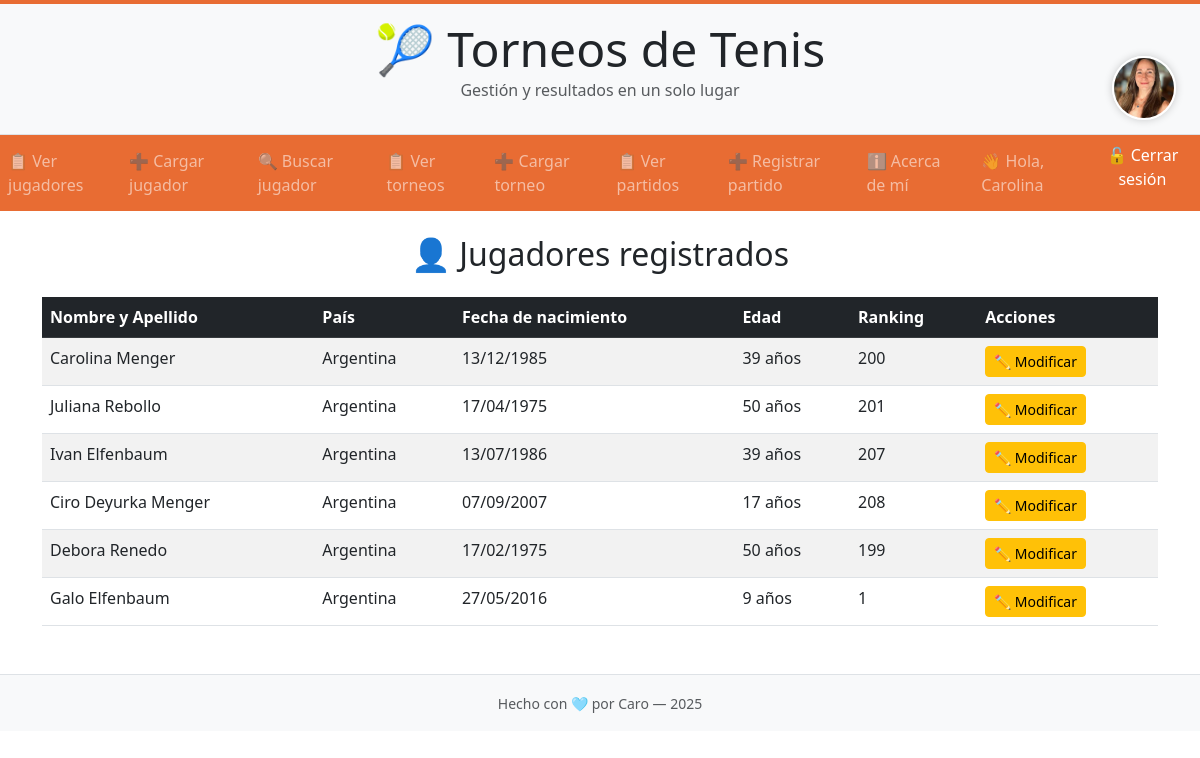
The app's page /jugadores/ (signed in), older data.
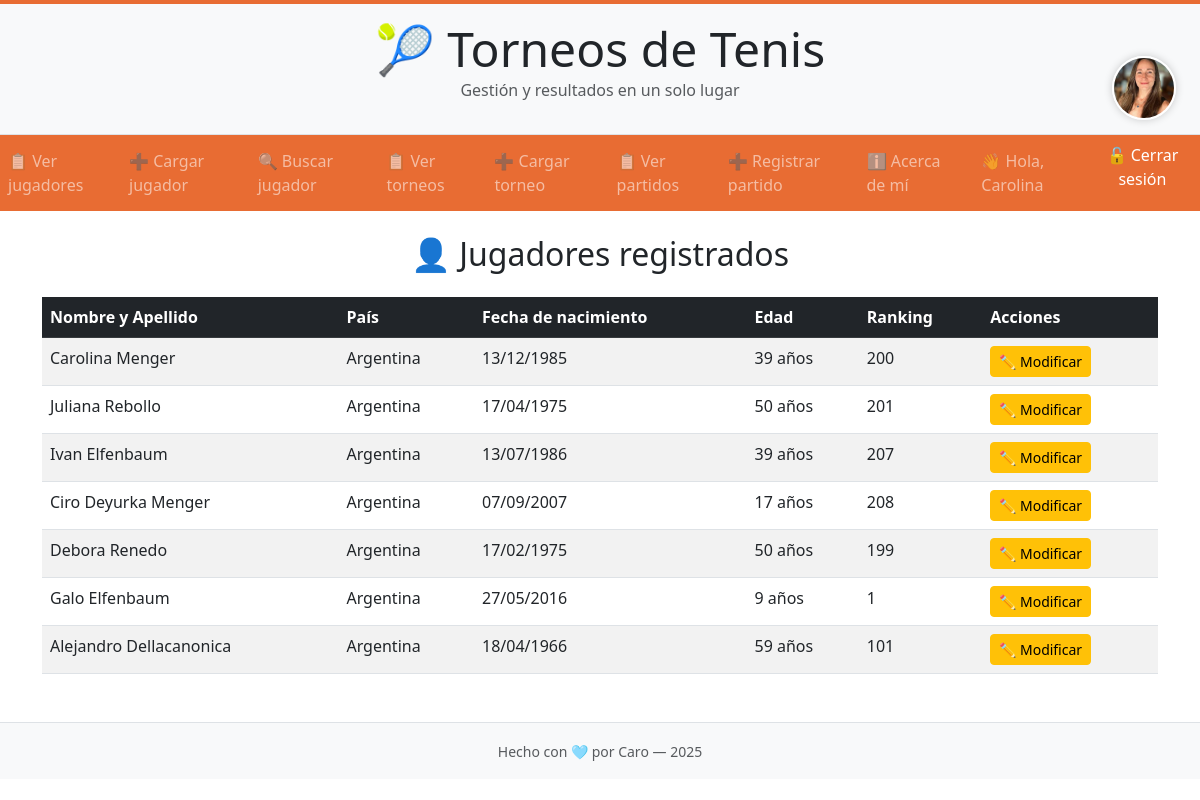
The same page, newer data.
### gestion/models.py (models this page shows, shortened)
class Jugador(models.Model):
    nombre = models.CharField(max_length=100)
    apellido = models.CharField(max_length=100)
    fecha_nacimiento = models.DateField()
    ranking = models.IntegerField()
    pais = models.CharField(max_length=100, default="Argentina")
    def edad(self):
        hoy = date.today()
        return hoy.year - self.fecha_nacimiento.year - (
            (hoy.month, hoy.day) < (self.fecha_nacimiento.month, self.fecha_nacimiento.day)
        )

### gestion/views.py (the view)
# urls.py: path('jugadores/', JugadorList.as_view(), name='jugador_lista'),
class JugadorList(ListView):
    model = Jugador
    template_name = 'gestion/jugador_list.html'
    context_object_name = 'jugadores'

### gestion/templates/gestion/jugador_list.html (shortened to what this page needs)
{% extends 'gestion/base.html' %}
{% block content %}
<h2 class="text-center mb-4">👤 Jugadores registrados</h2>
<table class="table table-striped table-hover">
  <thead class="table-dark">
    <tr>
      <th>Nombre y Apellido</th>
      <th>País</th>
      <th>Fecha de nacimiento</th>
      <th>Edad</th>
      <th>Ranking</th>
      <th>Acciones</th>
    </tr>
  </thead>
  <tbody>
    {% for jugador in jugadores %}
    <tr>
      <td>{{ jugador.nombre }} {{ jugador.apellido }}</td>
      <td>{{ jugador.pais }}</td>
      <td>{{ jugador.fecha_nacimiento|date:"d/m/Y" }}</td>
      <td>{{ jugador.edad }} años</td>
      <td>{{ jugador.ranking }}</td>
      <td>
      <a href="{% url 'modificar_jugador' jugador.id %}" class="btn btn-sm btn-warning">
        ✏️ Modificar
      </a>
    </td>
    </tr>
    {% empty %}
    <tr>
      <td colspan="5" class="text-center text-muted">No hay jugadores cargados aún.</td>
    </tr>
    {% endfor %}
  </tbody>
</table>
{% endblock %}

Row changes from the older to the newer data that the page shows:
added Jugador: nombre "Alejandro", apellido "Dellacanonica", pais "Argentina", fecha_nacimiento "18/04/1966", edad "59", ranking "101"
